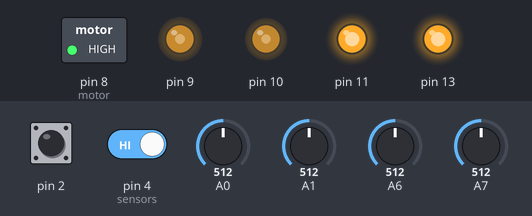
Recording of a sketch running on a simulated Arduino Uno, built with avr-gcc and run on an emulated ATmega328P. On the bench: switched loads named in the sketch (green lamp = pin HIGH), output pins drawn as LEDs (lit = HIGH). The inputs (shaded band) are chosen by the test bench; at power-on: pin 2 HIGH, A7 = 512, A6 = 512, pin 4 (sensors) HIGH, A0 = 512, A1 = 512. EEPROM starts erased.

Above: at 0.8 s.
0.9 s: pin 2 pulled LOW for 0.15 s
At 2.3 s:
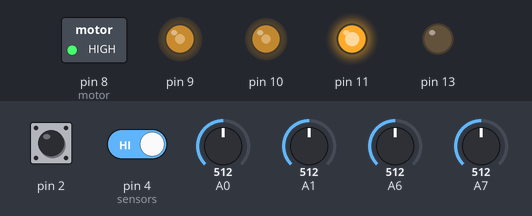
4.0 s: A7 set to 716
At 5.8 s:
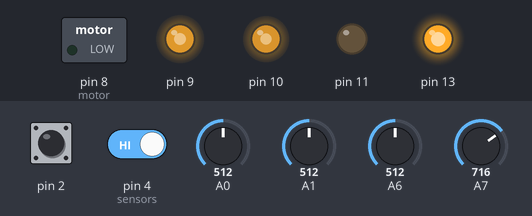
6.4 s: A6 set to 808
7.9 s: A6 set to 831
At 8.9 s:
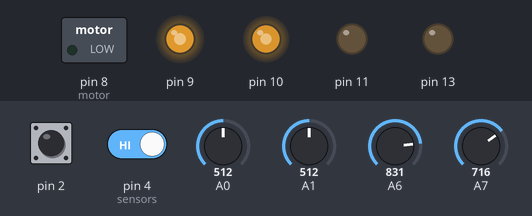
9.4 s: pin 4 (sensors) driven LOW
At 10.1 s:
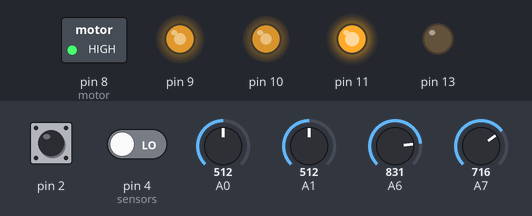
10.9 s: A0 set to 716
At 11.3 s:
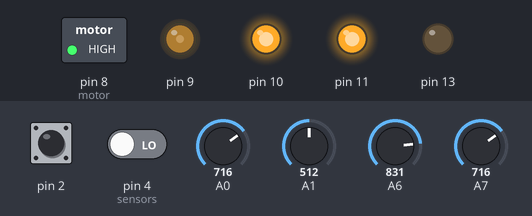
Timing chart, 0 to 13.4 s (numbered marks = the images above; inputs shaded):
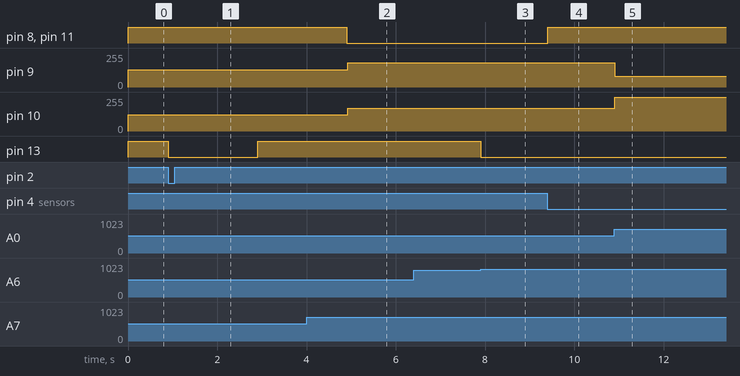

The sketch:

Line-Follower.ino
```cpp
#include <avr/io.h>
#include <EEPROM.h>
#include <util/delay.h>
#include <stdio.h>

#define F_CPU 16000000UL  // Define the microcontroller clock speed

// Function to initialize the ADC (Analog-to-Digital Converter)
void initADC() {
    ADMUX |= (1 << REFS0);  // Set reference voltage
    ADCSRA |= (1 << ADEN) | (1 << ADPS0) | (1 << ADPS1) | (1 << ADPS2);  // Enable ADC with prescaler 128
}

// Function to read ADC value from a specified channel
int16_t adcval(uint8_t ch) {
    ADMUX = (ADMUX & 0b11111000) | (ch & 0b00000111);  // Select ADC channel
    ADCSRA |= (1 << ADSC);  // Start ADC conversion
    while (ADCSRA & (1 << ADSC));  // Wait for conversion to complete
    return ADC;  // Return the ADC result
}

// Function to initialize Timer1 for PWM (Pulse Width Modulation) control
void initTimer() {
    TCCR1A |= (1 << COM1A1) | (1 << COM1B1) | (1 << WGM11);  // Configure Timer1 for Fast PWM mode
    TCCR1B |= (1 << WGM13) | (1 << WGM12) | (1 << CS11);  // Set prescaler 8 and mode
    ICR1 = 15999;  // Define the TOP value for PWM cycle
}

// Function to set motor speed for Motor 1 using PWM
void setM1Speed(float speed) {
    OCR1A = speed;  // Set PWM duty cycle for Motor 1
}

// Function to set motor speed for Motor 2 using PWM
void setM2Speed(float speed) {
    OCR1B = speed;  // Set PWM duty cycle for Motor 2
}

int main() {
    initADC();  // Initialize ADC on channels 0 and 1
    initTimer();  // Initialize PWM time
    DDRB |= (1 << PB0) | (1 << PB1) | (1 << PB2) | (1 << PB3)| (1 << PB5);  // Set motor control pins and On-Board Led as output
    DDRD &= ~(1 << PD4);  // Set PD4 as input for sensors
    PORTD = (1 << PD4);  // Enable pull-up resistor for PD4
    DDRD &= ~(1 << PD2);
    PORTD |= (1 << PD2);
    int T ;
   uint16_t* eeprom_address = (uint16_t*)0x10;
    while (1) {  // Infinite loop for continuous operation
    float battery=(float(adcval(6))/1023)*5;
    if(battery<4)
        PORTB|=(1 << PB5); // Indication for insufficient Battery Voltage
    else
     PORTB&=~(1 << PB5);
    T = eeprom_read_word(eeprom_address);
  if (T== 255) {
    T = 600; // Default if EEPROM is empty
    eeprom_write_word(eeprom_address,T);
  }
    int sensorReading = adcval(7);  // Read sensor value from ADC channel 7
            float speed_right = (sensorReading << 4);  // Convert sensor reading to speed value
            float speed_left = (sensorReading << 4) * 0.93;  // Apply correction factor

            int sensorR = adcval(0);  // Read right sensor value
            int sensorL = adcval(1);  // Read left sensor value

if (!(PIND & (1 << PD2))) { // Calibrate threshold
 PORTB&=~(1 << PB5);
    T = (sensorL+ sensorR) / 2;
     eeprom_write_word(eeprom_address,T);
     _delay_ms(2000);
    PORTB|=(1 << PB5);
        _delay_ms(2000);
    }
        if (!(PIND & (1 << PD4))) {  // Check if PD4 low

            int error = sensorR - sensorL;  // Calculate error for movement adjustment
            float Kp = 1.0 /370;  // Proportional control gain
            float offset = Kp * static_cast<float>(error);  // Compute offset for speed adjustment

            if (sensorR >= T || sensorL >= T) {  // If either sensor detects a high value
                PORTB |= (1 << PB3);  // Activate Motor 2 forward
                PORTB |= (1 << PB0);  // Activate Motor 1 forward
                setM1Speed((1.0 - offset) * speed_right);  // Adjust speed based on error
                setM2Speed((1.0 + offset) * speed_left);  // Adjust speed based on error
                _delay_ms(20);


}
else if (sensorR < T && sensorL < T) {  // If both sensors read below threshold
                PORTB &= ~(1 << PB0);  // Activate Motor 1 backward
                PORTB &= ~(1 << PB3);  // Activate Motor 1 backward
                setM1Speed(speed_right);  // Maintain normal speed
                setM2Speed(speed_left);  // Maintain normal speed
                _delay_ms(20);
                }
              else {  // unxpected situation
                setM1Speed(0);  // Stop Motor 1
                setM2Speed(0);  // Stop Motor 2
            }
        }
        else {
if ( sensorR > T && sensorL > T ) { // straight
PORTB |= (1 << PB3);
PORTB |= (1 << PB0);
setM1Speed(speed_right);
setM2Speed(speed_left);
_delay_ms(10);
} else if ( sensorL < T && sensorR > T) { // right
PORTB |= (1 << PB3);
PORTB |= (1 << PB0);
setM1Speed(0); // right motor stopped
setM2Speed(speed_left);
_delay_ms(10);
} else if ( sensorR < T && sensorL > T) { // left
PORTB |= (1 << PB3);
PORTB |= (1 << PB0);
setM1Speed(speed_right);
setM2Speed(0); // left motor stopped
_delay_ms(10);
} else { // reverse
PORTB &= ~(1 << PB0);
PORTB &= ~(1 << PB3);
setM1Speed(speed_right);
setM2Speed(speed_left);
_delay_ms(10);
}
        }
        }

    return 0;  // End of program
}
```

Measured:
- the behaviour switches between 818 and 819 on A6 (found by bisection; images 2 and 3)
- after the input at 0.9 s, pin 13: HIGH → LOW at once, → HIGH 2.0 s later
- after the input at 4.0 s, pin 9: 131/255 → 183/255 after 0.92 s; pin 10: 121/255 → 170/255 after 0.92 s
- after the input at 6.4 s, every drawn part: stays the same
- after the input at 7.9 s, pin 13: HIGH → LOW at once
- after the input at 9.4 s, pin 8 (motor), pin 11: LOW → HIGH at once
- after the input at 10.9 s, pin 9: 183/255 → 82/255 at once; pin 10: 170/255 → 255/255 at once
